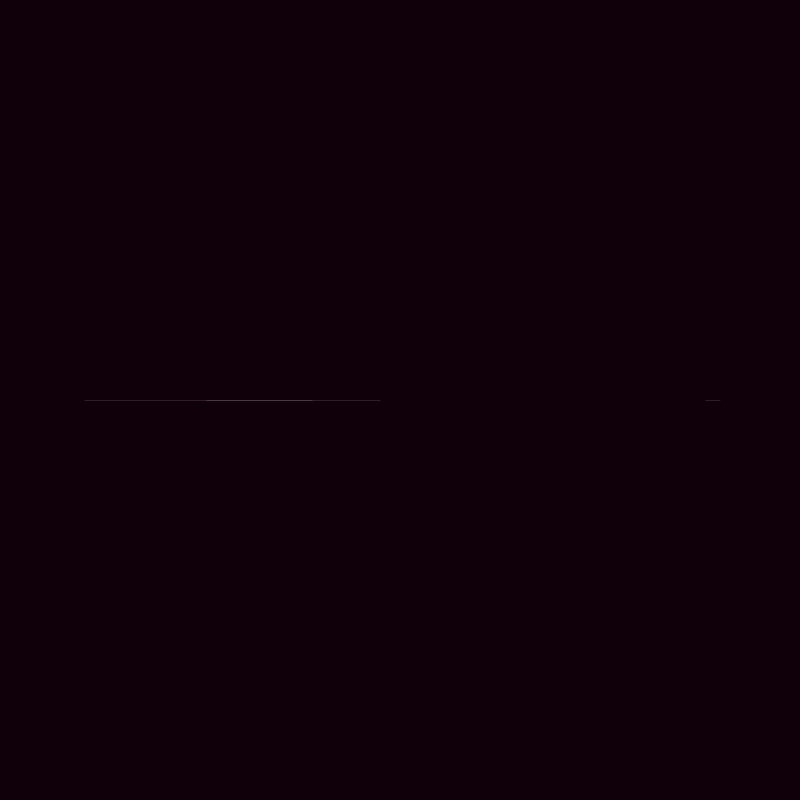
Frame 1 (no input)
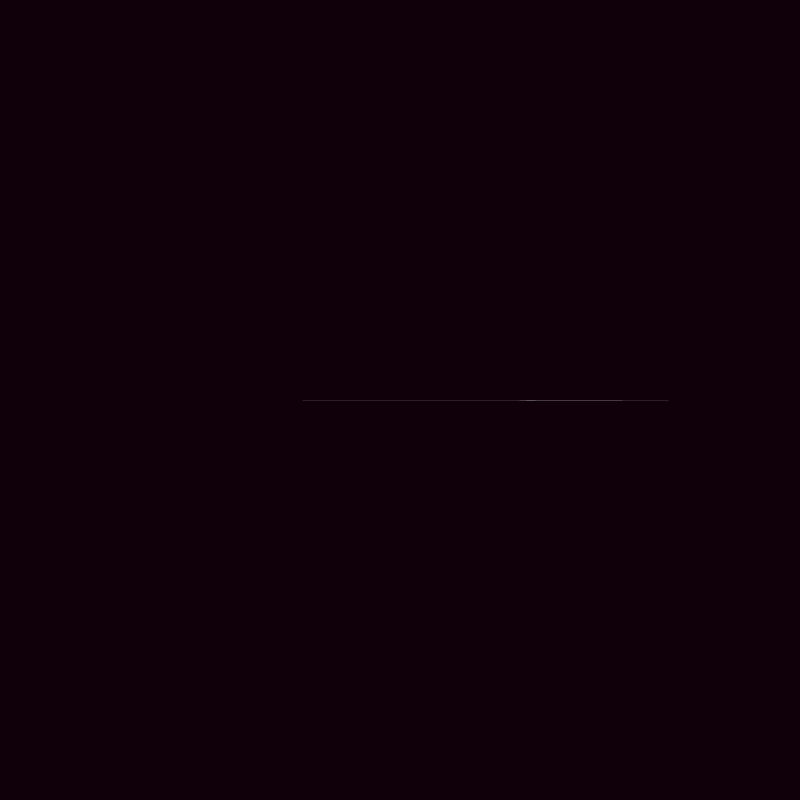
Frame 60 (the mouse pressed at the canvas centre just before this capture)
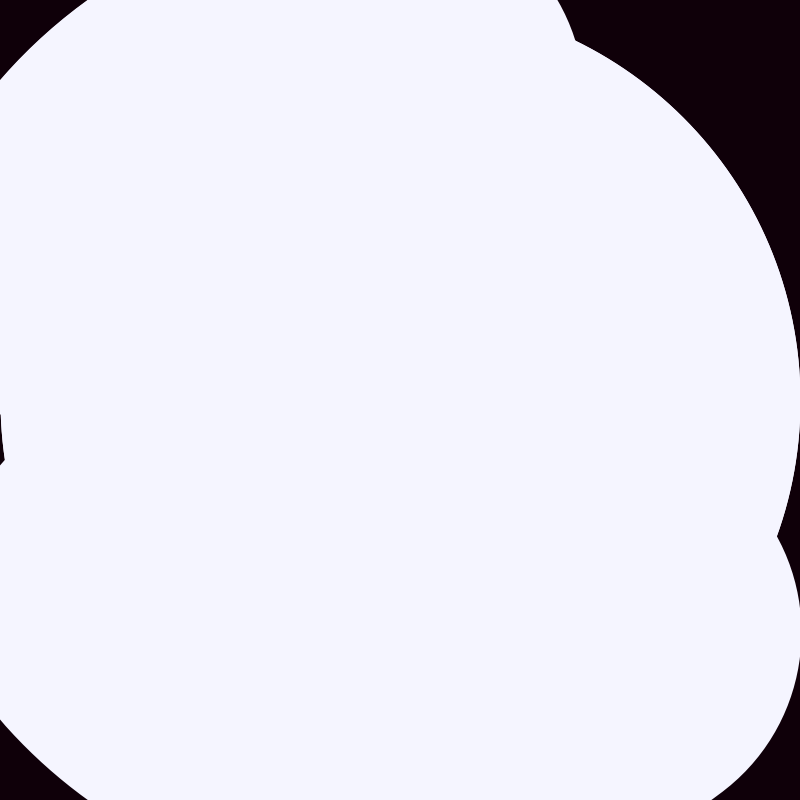
Frame 120 (the mouse held since frame 60 and released just before this capture)

The Processing sketch that drew these frames (run headless with seeded random() and noise(); from frame 60 on, the mouse is pressed at the canvas centre):

// Processing sketch: processing_104116
// ── processing_104116.pde

/**
 * Nucleo de Arte e Novos Organismos - EBA/UFRJ
 * RJ / Brasil
 *
 *
 * Sinalizador. Desenvolvido por chcl / equipe biônicos 2013
 *
 *
 * Trata-se de uma demonstração de personalidade em arranjos circulares.
 * Desenhei dois circulos (um preenchido e outro apenas contorno). Representam uma espécie de núcleo e membrana protetora.
 * Os arcos foram gerados por valores de origens e tamanhos diferentes e aleatórios. Representam a variação externa.
 * O delay foi pra dar uma melhor fluidez, mas alterando-o você tem diferentes observações.
 *  Se eu não criasse uma variavel randomica pra cada arco, o valor seriam os mesmo para todos, e teriamos 3 arcos sobrepostos.
 * Ainda em fase de experimentação...
 *
 */
 
void setup ()
{  
 size (800,800);
}
 
void draw ()
{
  background (15, 0, 9);
   
//---------------- 
// oval 1
//----------------
  stroke(245,245,255);
  ellipse(400,400,mouseX,mouseX);
   
//----------------
// oval 2 
//----------------
  noFill();
  strokeWeight(mouseY);
  ellipse(400,400, mouseY,mouseY);
  
//-------------------------------------------
//  arcos aleatórios
//-------------------------------------------
 
  float orig01 = random(0, 2*PI);
  float orig02 = random(0, 2*PI);
  float orig03 = random(0, 2*PI);
 //as variaveis acima guardam os valores de ponto de origem dos arcos, sempre aleatorio
  
  float tam01 = random(0, PI/2);
  float tam02 = random(0, PI/2);
  float tam03 = random(0, PI/2);
 //variaveis que serão somadas aos pontos de origem resultando nos tamanhos dos arcos
 //criará arcos bem pequenos, de valores proximos a zero até a metade de PI
 //também randômico
  
  arc(width/2, height/2, height*.8, mouseX*1.5, orig01, orig01 + tam01);
  arc(width/2, height/2, height*.8, mouseX*1.5, orig02, orig02 + tam02);
  arc(width/2, height/2, height*.8, mouseX*1.5, orig03, orig03 + tam03);
  delay(80);
   
//duvidas: por que os arcos estão com arredondamento de quinas?
//pq não posso usar o mouseX para a altura e largura dos arcos(ou em uma ou em outra)?
 
 
}
